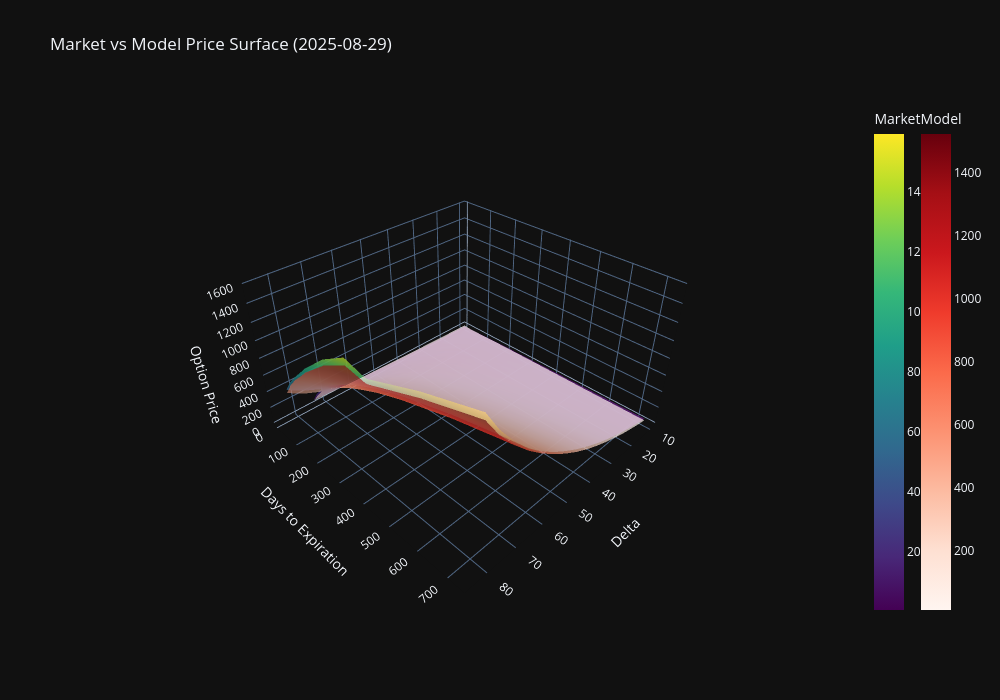

The cell this chart's notebook holds for it:
### Code cell
def vol_surface_plot(
    df: pd.DataFrame,
    value_col: str,
    title: str,
    z_label: str,
) -> None:
    pivot = (
        df.pivot_table(index="days", columns="delta", values=value_col, aggfunc="mean")
        .sort_index()
        .sort_index(axis=1)
    )
    fig = go.Figure(
        data=[
            go.Surface(
                x=pivot.columns.values,
                y=pivot.index.values,
                z=pivot.values,
                colorscale="Viridis",
                hovertemplate=(
                    "Delta: %{x:.3f}<br>"
                    "Days: %{y:.0f}<br>"
                    f"{z_label}: %{{z:.5f}}<extra></extra>"
                ),
            )
        ]
    )
    fig.update_layout(
        title=title,
        scene=dict(
            xaxis_title="Delta",
            yaxis_title="Days to Expiration",
            zaxis_title=z_label,
            aspectratio=dict(x=1, y=1, z=0.6),
        ),
        width=1000,
        height=700,
    )
    fig.show()


def price_surface_plot(
    df: pd.DataFrame,
    title: str,
    z_label: str = "Option Price",
    market_col: str = "impl_premium",
    model_col: str = "model_price",
) -> None:
    market_pivot = (
        df.pivot_table(index="days", columns="delta", values=market_col, aggfunc="mean")
        .sort_index()
        .sort_index(axis=1)
    )
    model_pivot = (
        df.pivot_table(index="days", columns="delta", values=model_col, aggfunc="mean")
        .sort_index()
        .sort_index(axis=1)
    )

    fig = go.Figure(
        data=[
            go.Surface(
                name="Market Price",
                x=market_pivot.columns.values,
                y=market_pivot.index.values,
                z=market_pivot.values,
                colorscale="Viridis",
                opacity=0.9,
                showscale=True,
                colorbar=dict(title="Market"),
                hovertemplate=(
                    "Surface: Market<br>"
                    "Delta: %{x:.3f}<br>"
                    "Days: %{y:.0f}<br>"
                    f"{z_label}: %{{z:.5f}}<extra></extra>"
                ),
            ),
            go.Surface(
                name="Model Price",
                x=model_pivot.columns.values,
                y=model_pivot.index.values,
                z=model_pivot.values,
                colorscale="Reds",
                opacity=0.65,
                showscale=True,
                colorbar=dict(title="Model", x=1.08),
                hovertemplate=(
                    "Surface: Model<br>"
                    "Delta: %{x:.3f}<br>"
                    "Days: %{y:.0f}<br>"
                    f"{z_label}: %{{z:.5f}}<extra></extra>"
                ),
            ),
        ]
    )
    fig.update_layout(
        title=title,
        scene=dict(
            xaxis_title="Delta",
            yaxis_title="Days to Expiration",
            zaxis_title=z_label,
            aspectratio=dict(x=1, y=1, z=0.6),
        ),
        width=1000,
        height=700,
        legend=dict(x=0.01, y=0.99),
    )
    fig.show()


price_surface_plot(valid, f"Market vs Model Price Surface ({target_date.date()})", "Option Price")

#vol_surface_plot(valid, 'impl_volatility', f'Model vs Market IV Surface ({target_date.date()})', 'Market IV')
#vol_surface_plot(valid, 'model_impl_volatility', f'Model IV Surface ({target_date.date()})', 'Model IV')
#vol_surface_plot(valid, 'iv_error', f'Model - Market IV Error Surface ({target_date.date()})', 'IV Error')

### Figure 1 — Plotly figure (JSON) as saved in the notebook; plotly's stock layout.template omitted (floating-point values rounded to 4 significant figures; data arrays with more than 128 entries replaced by an {"elided": "..."} marker saying what was removed)
{"data": [{"colorbar": {"title": {"text": "Market"}}, "colorscale": [[0.0, "#440154"], [0.1111, "#482878"], [0.2222, "#3e4989"], [0.3333, "#31688e"], [0.4444, "#26828e"], [0.5556, "#1f9e89"], [0.6667, "#35b779"], [0.7778, "#6ece58"], [0.8889, "#b5de2b"], [1.0, "#fde725"]], "hovertemplate": "Surface: Market<br>Delta: %{x:.3f}<br>Days: %{y:.0f}<br>Option Price: %{z:.5f}<extra></extra>", "name": "Market Price", "opacity": 0.9, "showscale": true, "x": [10.0, 15.0, 20.0, 25.0, 30.0, 35.0, 40.0, 45.0, 50.0, 55.0, 60.0, 65.0, 70.0, 75.0, 80.0, 85.0], "y": [10.0, 30.0, 60.0, 91.0, 122.0, 152.0, 182.0, 273.0, 365.0, 547.0, 730.0], "z": {"elided": "11x16 float values"}, "type": "surface"}, {"colorbar": {"title": {"text": "Model"}, "x": 1.08}, "colorscale": [[0.0, "rgb(255,245,240)"], [0.125, "rgb(254,224,210)"], [0.25, "rgb(252,187,161)"], [0.375, "rgb(252,146,114)"], [0.5, "rgb(251,106,74)"], [0.625, "rgb(239,59,44)"], [0.75, "rgb(203,24,29)"], [0.875, "rgb(165,15,21)"], [1.0, "rgb(103,0,13)"]], "hovertemplate": "Surface: Model<br>Delta: %{x:.3f}<br>Days: %{y:.0f}<br>Option Price: %{z:.5f}<extra></extra>", "name": "Model Price", "opacity": 0.65, "showscale": true, "x": [10.0, 15.0, 20.0, 25.0, 30.0, 35.0, 40.0, 45.0, 50.0, 55.0, 60.0, 65.0, 70.0, 75.0, 80.0, 85.0], "y": [10.0, 30.0, 60.0, 91.0, 122.0, 152.0, 182.0, 273.0, 365.0, 547.0, 730.0], "z": {"elided": "11x16 float values"}, "type": "surface"}], "layout": {"scene": {"aspectratio": {"x": 1, "y": 1, "z": 0.6}, "xaxis": {"title": {"text": "Delta"}}, "yaxis": {"title": {"text": "Days to Expiration"}}, "zaxis": {"title": {"text": "Option Price"}}}, "legend": {"x": 0.01, "y": 0.99}, "title": {"text": "Market vs Model Price Surface (2025-08-29)"}, "width": 1000, "height": 700}}
